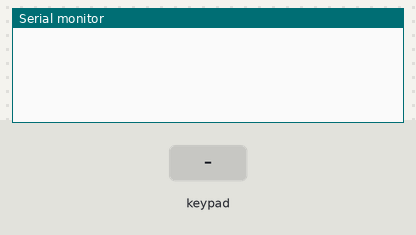
This sketch was run on a simulated Arduino Uno, built with avr-gcc and run on an emulated ATmega328P. On the bench: the last lines printed to the serial monitor. The test bench sets the inputs (shaded band).

Above: at 1.2 s.
1.3 s: key '0' pressed
At 2.4 s:
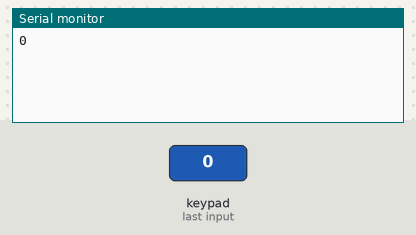
2.8 s: key 'a' pressed
At 3.5 s:
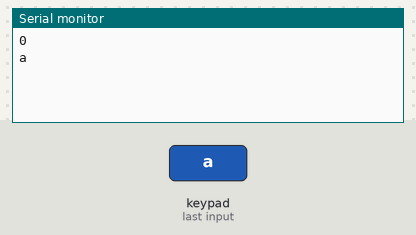
4.3 s: key 'b' pressed
At 5.5 s:
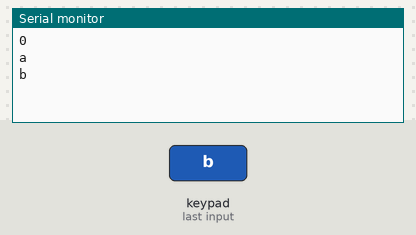
5.8 s: key 'c' pressed
At 6.9 s:
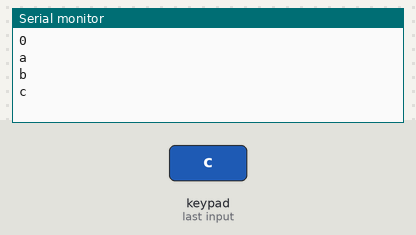
7.3 s: key 'd' pressed
At 7.9 s:
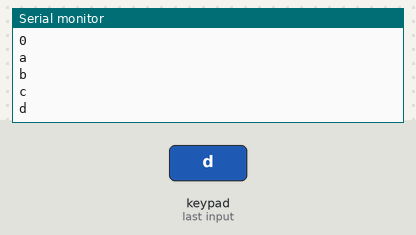
8.8 s: key 'e' pressed
At 9.4 s:
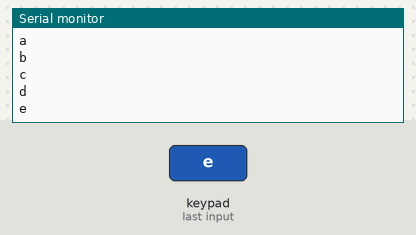

The sketch:

ex02.ino
```cpp
#include <Keypad.h>

const byte ROWS = 4;
const byte COLS = 4;

char hexaKeys[ROWS][COLS] = {
  {'0','1','2','3'},
  {'4','5','6','7'},
  {'8','9','a','b'},
  {'c','d','e','f'}
};
byte rowPins[ROWS] = { 2, 3, 4, 5 };
byte colPins[COLS] = {6, 7, 8, 9};

char customKey;

Keypad customKeypad = Keypad( makeKeymap(hexaKeys), rowPins, colPins, ROWS, COLS);

void setup(){
  Serial.begin(9600);
}


void keyPress();

void loop(){
  keyPress();
}

void keyPress(){  // 키 입력 함수
  customKey = customKeypad.getKey();
  if(customKey){  //키 입력 신호가 있을때만 작동
    Serial.println(customKey);
  }
}
```

Measured:
- after the input at 1.3 s, the serial monitor: prints a new line at once (image 1)
- after the input at 2.8 s, the serial monitor: prints a new line at once (image 2)
- after the input at 4.3 s, the serial monitor: prints a new line at once (image 3)
- after the input at 5.8 s, the serial monitor: prints a new line at once (image 4)
- after the input at 7.3 s, the serial monitor: prints a new line at once (image 5)
- after the input at 8.8 s, the serial monitor: prints a new line at once (image 6)
